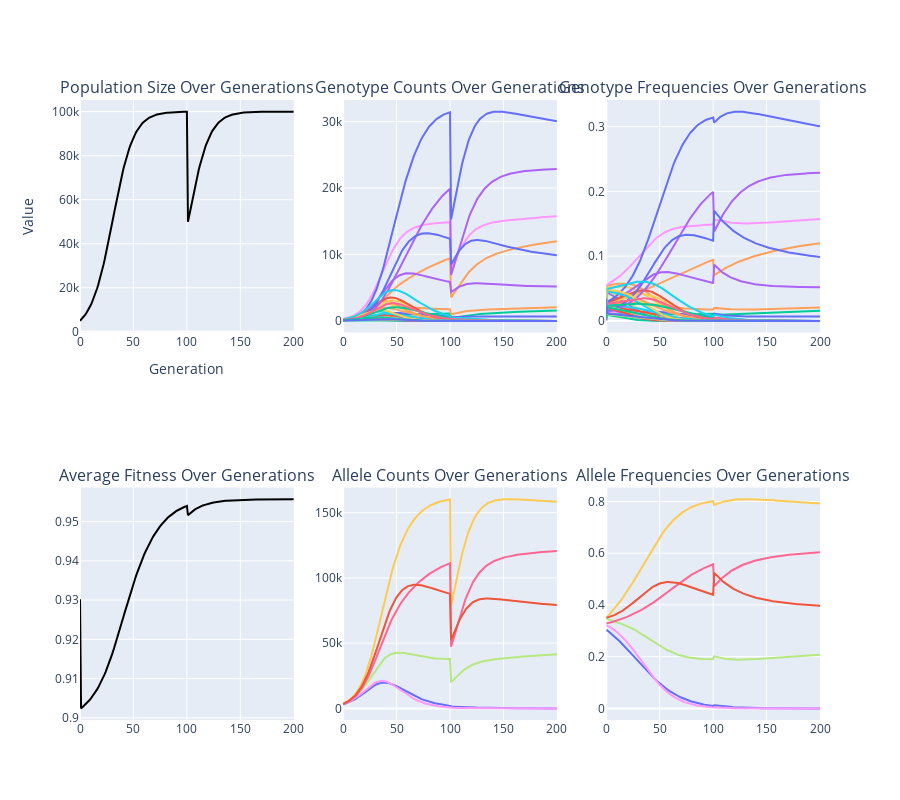

The cell this chart's notebook holds for it:
### Code cell
# 2 locus, 3 alleles each (Randomly generated, not HW equilibrium)

generations=200
growth_rate=0.1
drift=0
carrying_capacity = 100000
bottleneck_yr=100
bottleneck_pop=50000

# Randomly generate genotype data
num_loci = 2
num_alleles = 3
population_size = 10000
random_seed = None
genotype_counts, genotype_fitness = generate_genotype_data(num_loci, num_alleles, population_size, random_seed)

mutations=None

next_genotype_frequencies(generations,
                          genotype_counts,
                          genotype_fitness,
                          growth_rate,
                          carrying_capacity,
                          drift,
                          mutations,
                          bottleneck_yr,
                          bottleneck_pop)

# Print genotype counts and fitness
print("Genotype Counts:")
for genotype, count in genotype_counts.items():
    print(f"{genotype}: {count}")

print("\nGenotype Fitness:")
for genotype, fitness in genotype_fitness.items():
    print(f"{genotype}: {fitness}")

### Figure 1 — Plotly figure (JSON) as saved in the notebook; plotly's stock layout.template omitted (floating-point values rounded to 4 significant figures; data arrays with more than 128 entries replaced by an {"elided": "..."} marker saying what was removed)
{"data": [{"hoverinfo": "text", "line": {"color": "black"}, "mode": "lines", "name": "Population Size", "showlegend": false, "text": {"elided": "201 str values"}, "type": "scatter", "x": {"elided": "201 int values"}, "xaxis": "x", "y": {"elided": "201 float values"}, "yaxis": "y"}, {"hoverinfo": "text", "line": {"color": "#19D3F3"}, "mode": "lines", "name": "A1A1, B1B1", "showlegend": false, "text": {"elided": "201 str values"}, "type": "scatter", "x": {"elided": "201 int values"}, "xaxis": "x2", "y": {"elided": "201 int values"}, "yaxis": "y2"}, {"hoverinfo": "text", "line": {"color": "#FF6692"}, "mode": "lines", "name": "A1A1, B1B2", "showlegend": false, "text": {"elided": "201 str values"}, "type": "scatter", "x": {"elided": "201 int values"}, "xaxis": "x2", "y": {"elided": "201 int values"}, "yaxis": "y2"}, {"hoverinfo": "text", "line": {"color": "#EF553B"}, "mode": "lines", "name": "A1A1, B1B3", "showlegend": false, "text": {"elided": "201 str values"}, "type": "scatter", "x": {"elided": "201 int values"}, "xaxis": "x2", "y": {"elided": "201 int values"}, "yaxis": "y2"}, {"hoverinfo": "text", "line": {"color": "#00CC96"}, "mode": "lines", "name": "A1A1, B2B2", "showlegend": false, "text": {"elided": "201 str values"}, "type": "scatter", "x": {"elided": "201 int values"}, "xaxis": "x2", "y": {"elided": "201 int values"}, "yaxis": "y2"}, {"hoverinfo": "text", "line": {"color": "#FFA15A"}, "mode": "lines", "name": "A1A1, B2B3", "showlegend": false, "text": {"elided": "201 str values"}, "type": "scatter", "x": {"elided": "201 int values"}, "xaxis": "x2", "y": {"elided": "201 int values"}, "yaxis": "y2"}, {"hoverinfo": "text", "line": {"color": "#636EFA"}, "mode": "lines", "name": "A1A1, B3B3", "showlegend": false, "text": {"elided": "201 str values"}, "type": "scatter", "x": {"elided": "201 int values"}, "xaxis": "x2", "y": {"elided": "201 int values"}, "yaxis": "y2"}, {"hoverinfo": "text", "line": {"color": "#FF97FF"}, "mode": "lines", "name": "A1A2, B1B1", "showlegend": false, "text": {"elided": "201 str values"}, "type": "scatter", "x": {"elided": "201 int values"}, "xaxis": "x2", "y": {"elided": "201 int values"}, "yaxis": "y2"}, {"hoverinfo": "text", "line": {"color": "#FECB52"}, "mode": "lines", "name": "A1A2, B1B2", "showlegend": false, "text": {"elided": "201 str values"}, "type": "scatter", "x": {"elided": "201 int values"}, "xaxis": "x2", "y": {"elided": "201 int values"}, "yaxis": "y2"}, {"hoverinfo": "text", "line": {"color": "#FFA15A"}, "mode": "lines", "name": "A1A2, B1B3", "showlegend": false, "text": {"elided": "201 str values"}, "type": "scatter", "x": {"elided": "201 int values"}, "xaxis": "x2", "y": {"elided": "201 int values"}, "yaxis": "y2"}, {"hoverinfo": "text", "line": {"color": "#FFA15A"}, "mode": "lines", "name": "A1A2, B2B2", "showlegend": false, "text": {"elided": "201 str values"}, "type": "scatter", "x": {"elided": "201 int values"}, "xaxis": "x2", "y": {"elided": "201 int values"}, "yaxis": "y2"}, {"hoverinfo": "text", "line": {"color": "#FF97FF"}, "mode": "lines", "name": "A1A2, B2B3", "showlegend": false, "text": {"elided": "201 str values"}, "type": "scatter", "x": {"elided": "201 int values"}, "xaxis": "x2", "y": {"elided": "201 int values"}, "yaxis": "y2"}, {"hoverinfo": "text", "line": {"color": "#AB63FA"}, "mode": "lines", "name": "A1A2, B3B3", "showlegend": false, "text": {"elided": "201 str values"}, "type": "scatter", "x": {"elided": "201 int values"}, "xaxis": "x2", "y": {"elided": "201 int values"}, "yaxis": "y2"}, {"hoverinfo": "text", "line": {"color": "#FF6692"}, "mode": "lines", "name": "A1A3, B1B1", "showlegend": false, "text": {"elided": "201 str values"}, "type": "scatter", "x": {"elided": "201 int values"}, "xaxis": "x2", "y": {"elided": "201 int values"}, "yaxis": "y2"}, {"hoverinfo": "text", "line": {"color": "#AB63FA"}, "mode": "lines", "name": "A1A3, B1B2", "showlegend": false, "text": {"elided": "201 str values"}, "type": "scatter", "x": {"elided": "201 int values"}, "xaxis": "x2", "y": {"elided": "201 int values"}, "yaxis": "y2"}, {"hoverinfo": "text", "line": {"color": "#B6E880"}, "mode": "lines", "name": "A1A3, B1B3", "showlegend": false, "text": {"elided": "201 str values"}, "type": "scatter", "x": {"elided": "201 int values"}, "xaxis": "x2", "y": {"elided": "201 int values"}, "yaxis": "y2"}, {"hoverinfo": "text", "line": {"color": "#EF553B"}, "mode": "lines", "name": "A1A3, B2B2", "showlegend": false, "text": {"elided": "201 str values"}, "type": "scatter", "x": {"elided": "201 int values"}, "xaxis": "x2", "y": {"elided": "201 int values"}, "yaxis": "y2"}, {"hoverinfo": "text", "line": {"color": "#FFA15A"}, "mode": "lines", "name": "A1A3, B2B3", "showlegend": false, "text": {"elided": "201 str values"}, "type": "scatter", "x": {"elided": "201 int values"}, "xaxis": "x2", "y": {"elided": "201 int values"}, "yaxis": "y2"}, {"hoverinfo": "text", "line": {"color": "#19D3F3"}, "mode": "lines", "name": "A1A3, B3B3", "showlegend": false, "text": {"elided": "201 str values"}, "type": "scatter", "x": {"elided": "201 int values"}, "xaxis": "x2", "y": {"elided": "201 int values"}, "yaxis": "y2"}, {"hoverinfo": "text", "line": {"color": "#FF97FF"}, "mode": "lines", "name": "A2A2, B1B1", "showlegend": false, "text": {"elided": "201 str values"}, "type": "scatter", "x": {"elided": "201 int values"}, "xaxis": "x2", "y": {"elided": "201 int values"}, "yaxis": "y2"}, {"hoverinfo": "text", "line": {"color": "#FECB52"}, "mode": "lines", "name": "A2A2, B1B2", "showlegend": false, "text": {"elided": "201 str values"}, "type": "scatter", "x": {"elided": "201 int values"}, "xaxis": "x2", "y": {"elided": "201 int values"}, "yaxis": "y2"}, {"hoverinfo": "text", "line": {"color": "#EF553B"}, "mode": "lines", "name": "A2A2, B1B3", "showlegend": false, "text": {"elided": "201 str values"}, "type": "scatter", "x": {"elided": "201 int values"}, "xaxis": "x2", "y": {"elided": "201 int values"}, "yaxis": "y2"}, {"hoverinfo": "text", "line": {"color": "#AB63FA"}, "mode": "lines", "name": "A2A2, B2B2", "showlegend": false, "text": {"elided": "201 str values"}, "type": "scatter", "x": {"elided": "201 int values"}, "xaxis": "x2", "y": {"elided": "201 int values"}, "yaxis": "y2"}, {"hoverinfo": "text", "line": {"color": "#636EFA"}, "mode": "lines", "name": "A2A2, B2B3", "showlegend": false, "text": {"elided": "201 str values"}, "type": "scatter", "x": {"elided": "201 int values"}, "xaxis": "x2", "y": {"elided": "201 int values"}, "yaxis": "y2"}, {"hoverinfo": "text", "line": {"color": "#636EFA"}, "mode": "lines", "name": "A2A2, B3B3", "showlegend": false, "text": {"elided": "201 str values"}, "type": "scatter", "x": {"elided": "201 int values"}, "xaxis": "x2", "y": {"elided": "201 int values"}, "yaxis": "y2"}, {"hoverinfo": "text", "line": {"color": "#B6E880"}, "mode": "lines", "name": "A2A3, B1B1", "showlegend": false, "text": {"elided": "201 str values"}, "type": "scatter", "x": {"elided": "201 int values"}, "xaxis": "x2", "y": {"elided": "201 int values"}, "yaxis": "y2"}, {"hoverinfo": "text", "line": {"color": "#19D3F3"}, "mode": "lines", "name": "A2A3, B1B2", "showlegend": false, "text": {"elided": "201 str values"}, "type": "scatter", "x": {"elided": "201 int values"}, "xaxis": "x2", "y": {"elided": "201 int values"}, "yaxis": "y2"}, {"hoverinfo": "text", "line": {"color": "#FECB52"}, "mode": "lines", "name": "A2A3, B1B3", "showlegend": false, "text": {"elided": "201 str values"}, "type": "scatter", "x": {"elided": "201 int values"}, "xaxis": "x2", "y": {"elided": "201 int values"}, "yaxis": "y2"}, {"hoverinfo": "text", "line": {"color": "#00CC96"}, "mode": "lines", "name": "A2A3, B2B2", "showlegend": false, "text": {"elided": "201 str values"}, "type": "scatter", "x": {"elided": "201 int values"}, "xaxis": "x2", "y": {"elided": "201 int values"}, "yaxis": "y2"}, {"hoverinfo": "text", "line": {"color": "#19D3F3"}, "mode": "lines", "name": "A2A3, B2B3", "showlegend": false, "text": {"elided": "201 str values"}, "type": "scatter", "x": {"elided": "201 int values"}, "xaxis": "x2", "y": {"elided": "201 int values"}, "yaxis": "y2"}, {"hoverinfo": "text", "line": {"color": "#FF6692"}, "mode": "lines", "name": "A2A3, B3B3", "showlegend": false, "text": {"elided": "201 str values"}, "type": "scatter", "x": {"elided": "201 int values"}, "xaxis": "x2", "y": {"elided": "201 int values"}, "yaxis": "y2"}, {"hoverinfo": "text", "line": {"color": "#00CC96"}, "mode": "lines", "name": "A3A3, B1B1", "showlegend": false, "text": {"elided": "201 str values"}, "type": "scatter", "x": {"elided": "201 int values"}, "xaxis": "x2", "y": {"elided": "201 int values"}, "yaxis": "y2"}, {"hoverinfo": "text", "line": {"color": "#AB63FA"}, "mode": "lines", "name": "A3A3, B1B2", "showlegend": false, "text": {"elided": "201 str values"}, "type": "scatter", "x": {"elided": "201 int values"}, "xaxis": "x2", "y": {"elided": "201 int values"}, "yaxis": "y2"}, {"hoverinfo": "text", "line": {"color": "#EF553B"}, "mode": "lines", "name": "A3A3, B1B3", "showlegend": false, "text": {"elided": "201 str values"}, "type": "scatter", "x": {"elided": "201 int values"}, "xaxis": "x2", "y": {"elided": "201 int values"}, "yaxis": "y2"}, {"hoverinfo": "text", "line": {"color": "#B6E880"}, "mode": "lines", "name": "A3A3, B2B2", "showlegend": false, "text": {"elided": "201 str values"}, "type": "scatter", "x": {"elided": "201 int values"}, "xaxis": "x2", "y": {"elided": "201 int values"}, "yaxis": "y2"}, {"hoverinfo": "text", "line": {"color": "#00CC96"}, "mode": "lines", "name": "A3A3, B2B3", "showlegend": false, "text": {"elided": "201 str values"}, "type": "scatter", "x": {"elided": "201 int values"}, "xaxis": "x2", "y": {"elided": "201 int values"}, "yaxis": "y2"}, {"hoverinfo": "text", "line": {"color": "#636EFA"}, "mode": "lines", "name": "A3A3, B3B3", "showlegend": false, "text": {"elided": "201 str values"}, "type": "scatter", "x": {"elided": "201 int values"}, "xaxis": "x2", "y": {"elided": "201 int values"}, "yaxis": "y2"}, {"hoverinfo": "text", "line": {"color": "#19D3F3"}, "mode": "lines", "name": "A1A1, B1B1", "showlegend": false, "text": {"elided": "201 str values"}, "type": "scatter", "x": {"elided": "201 int values"}, "xaxis": "x3", "y": {"elided": "201 float values"}, "yaxis": "y3"}, {"hoverinfo": "text", "line": {"color": "#FF6692"}, "mode": "lines", "name": "A1A1, B1B2", "showlegend": false, "text": {"elided": "201 str values"}, "type": "scatter", "x": {"elided": "201 int values"}, "xaxis": "x3", "y": {"elided": "201 float values"}, "yaxis": "y3"}, {"hoverinfo": "text", "line": {"color": "#EF553B"}, "mode": "lines", "name": "A1A1, B1B3", "showlegend": false, "text": {"elided": "201 str values"}, "type": "scatter", "x": {"elided": "201 int values"}, "xaxis": "x3", "y": {"elided": "201 float values"}, "yaxis": "y3"}, {"hoverinfo": "text", "line": {"color": "#00CC96"}, "mode": "lines", "name": "A1A1, B2B2", "showlegend": false, "text": {"elided": "201 str values"}, "type": "scatter", "x": {"elided": "201 int values"}, "xaxis": "x3", "y": {"elided": "201 float values"}, "yaxis": "y3"}, {"hoverinfo": "text", "line": {"color": "#FFA15A"}, "mode": "lines", "name": "A1A1, B2B3", "showlegend": false, "text": {"elided": "201 str values"}, "type": "scatter", "x": {"elided": "201 int values"}, "xaxis": "x3", "y": {"elided": "201 float values"}, "yaxis": "y3"}, {"hoverinfo": "text", "line": {"color": "#636EFA"}, "mode": "lines", "name": "A1A1, B3B3", "showlegend": false, "text": {"elided": "201 str values"}, "type": "scatter", "x": {"elided": "201 int values"}, "xaxis": "x3", "y": {"elided": "201 float values"}, "yaxis": "y3"}, {"hoverinfo": "text", "line": {"color": "#FF97FF"}, "mode": "lines", "name": "A1A2, B1B1", "showlegend": false, "text": {"elided": "201 str values"}, "type": "scatter", "x": {"elided": "201 int values"}, "xaxis": "x3", "y": {"elided": "201 float values"}, "yaxis": "y3"}, {"hoverinfo": "text", "line": {"color": "#FECB52"}, "mode": "lines", "name": "A1A2, B1B2", "showlegend": false, "text": {"elided": "201 str values"}, "type": "scatter", "x": {"elided": "201 int values"}, "xaxis": "x3", "y": {"elided": "201 float values"}, "yaxis": "y3"}, {"hoverinfo": "text", "line": {"color": "#FFA15A"}, "mode": "lines", "name": "A1A2, B1B3", "showlegend": false, "text": {"elided": "201 str values"}, "type": "scatter", "x": {"elided": "201 int values"}, "xaxis": "x3", "y": {"elided": "201 float values"}, "yaxis": "y3"}, {"hoverinfo": "text", "line": {"color": "#FFA15A"}, "mode": "lines", "name": "A1A2, B2B2", "showlegend": false, "text": {"elided": "201 str values"}, "type": "scatter", "x": {"elided": "201 int values"}, "xaxis": "x3", "y": {"elided": "201 float values"}, "yaxis": "y3"}, {"hoverinfo": "text", "line": {"color": "#FF97FF"}, "mode": "lines", "name": "A1A2, B2B3", "showlegend": false, "text": {"elided": "201 str values"}, "type": "scatter", "x": {"elided": "201 int values"}, "xaxis": "x3", "y": {"elided": "201 float values"}, "yaxis": "y3"}, {"hoverinfo": "text", "line": {"color": "#AB63FA"}, "mode": "lines", "name": "A1A2, B3B3", "showlegend": false, "text": {"elided": "201 str values"}, "type": "scatter", "x": {"elided": "201 int values"}, "xaxis": "x3", "y": {"elided": "201 float values"}, "yaxis": "y3"}, {"hoverinfo": "text", "line": {"color": "#FF6692"}, "mode": "lines", "name": "A1A3, B1B1", "showlegend": false, "text": {"elided": "201 str values"}, "type": "scatter", "x": {"elided": "201 int values"}, "xaxis": "x3", "y": {"elided": "201 float values"}, "yaxis": "y3"}, {"hoverinfo": "text", "line": {"color": "#AB63FA"}, "mode": "lines", "name": "A1A3, B1B2", "showlegend": false, "text": {"elided": "201 str values"}, "type": "scatter", "x": {"elided": "201 int values"}, "xaxis": "x3", "y": {"elided": "201 float values"}, "yaxis": "y3"}, {"hoverinfo": "text", "line": {"color": "#B6E880"}, "mode": "lines", "name": "A1A3, B1B3", "showlegend": false, "text": {"elided": "201 str values"}, "type": "scatter", "x": {"elided": "201 int values"}, "xaxis": "x3", "y": {"elided": "201 float values"}, "yaxis": "y3"}, {"hoverinfo": "text", "line": {"color": "#EF553B"}, "mode": "lines", "name": "A1A3, B2B2", "showlegend": false, "text": {"elided": "201 str values"}, "type": "scatter", "x": {"elided": "201 int values"}, "xaxis": "x3", "y": {"elided": "201 float values"}, "yaxis": "y3"}, {"hoverinfo": "text", "line": {"color": "#FFA15A"}, "mode": "lines", "name": "A1A3, B2B3", "showlegend": false, "text": {"elided": "201 str values"}, "type": "scatter", "x": {"elided": "201 int values"}, "xaxis": "x3", "y": {"elided": "201 float values"}, "yaxis": "y3"}, {"hoverinfo": "text", "line": {"color": "#19D3F3"}, "mode": "lines", "name": "A1A3, B3B3", "showlegend": false, "text": {"elided": "201 str values"}, "type": "scatter", "x": {"elided": "201 int values"}, "xaxis": "x3", "y": {"elided": "201 float values"}, "yaxis": "y3"}, {"hoverinfo": "text", "line": {"color": "#FF97FF"}, "mode": "lines", "name": "A2A2, B1B1", "showlegend": false, "text": {"elided": "201 str values"}, "type": "scatter", "x": {"elided": "201 int values"}, "xaxis": "x3", "y": {"elided": "201 float values"}, "yaxis": "y3"}, {"hoverinfo": "text", "line": {"color": "#FECB52"}, "mode": "lines", "name": "A2A2, B1B2", "showlegend": false, "text": {"elided": "201 str values"}, "type": "scatter", "x": {"elided": "201 int values"}, "xaxis": "x3", "y": {"elided": "201 float values"}, "yaxis": "y3"}, {"hoverinfo": "text", "line": {"color": "#EF553B"}, "mode": "lines", "name": "A2A2, B1B3", "showlegend": false, "text": {"elided": "201 str values"}, "type": "scatter", "x": {"elided": "201 int values"}, "xaxis": "x3", "y": {"elided": "201 float values"}, "yaxis": "y3"}, {"hoverinfo": "text", "line": {"color": "#AB63FA"}, "mode": "lines", "name": "A2A2, B2B2", "showlegend": false, "text": {"elided": "201 str values"}, "type": "scatter", "x": {"elided": "201 int values"}, "xaxis": "x3", "y": {"elided": "201 float values"}, "yaxis": "y3"}, {"hoverinfo": "text", "line": {"color": "#636EFA"}, "mode": "lines", "name": "A2A2, B2B3", "showlegend": false, "text": {"elided": "201 str values"}, "type": "scatter", "x": {"elided": "201 int values"}, "xaxis": "x3", "y": {"elided": "201 float values"}, "yaxis": "y3"}, {"hoverinfo": "text", "line": {"color": "#636EFA"}, "mode": "lines", "name": "A2A2, B3B3", "showlegend": false, "text": {"elided": "201 str values"}, "type": "scatter", "x": {"elided": "201 int values"}, "xaxis": "x3", "y": {"elided": "201 float values"}, "yaxis": "y3"}, {"hoverinfo": "text", "line": {"color": "#B6E880"}, "mode": "lines", "name": "A2A3, B1B1", "showlegend": false, "text": {"elided": "201 str values"}, "type": "scatter", "x": {"elided": "201 int values"}, "xaxis": "x3", "y": {"elided": "201 float values"}, "yaxis": "y3"}, {"hoverinfo": "text", "line": {"color": "#19D3F3"}, "mode": "lines", "name": "A2A3, B1B2", "showlegend": false, "text": {"elided": "201 str values"}, "type": "scatter", "x": {"elided": "201 int values"}, "xaxis": "x3", "y": {"elided": "201 float values"}, "yaxis": "y3"}, {"hoverinfo": "text", "line": {"color": "#FECB52"}, "mode": "lines", "name": "A2A3, B1B3", "showlegend": false, "text": {"elided": "201 str values"}, "type": "scatter", "x": {"elided": "201 int values"}, "xaxis": "x3", "y": {"elided": "201 float values"}, "yaxis": "y3"}, {"hoverinfo": "text", "line": {"color": "#00CC96"}, "mode": "lines", "name": "A2A3, B2B2", "showlegend": false, "text": {"elided": "201 str values"}, "type": "scatter", "x": {"elided": "201 int values"}, "xaxis": "x3", "y": {"elided": "201 float values"}, "yaxis": "y3"}, {"hoverinfo": "text", "line": {"color": "#19D3F3"}, "mode": "lines", "name": "A2A3, B2B3", "showlegend": false, "text": {"elided": "201 str values"}, "type": "scatter", "x": {"elided": "201 int values"}, "xaxis": "x3", "y": {"elided": "201 float values"}, "yaxis": "y3"}, {"hoverinfo": "text", "line": {"color": "#FF6692"}, "mode": "lines", "name": "A2A3, B3B3", "showlegend": false, "text": {"elided": "201 str values"}, "type": "scatter", "x": {"elided": "201 int values"}, "xaxis": "x3", "y": {"elided": "201 float values"}, "yaxis": "y3"}, {"hoverinfo": "text", "line": {"color": "#00CC96"}, "mode": "lines", "name": "A3A3, B1B1", "showlegend": false, "text": {"elided": "201 str values"}, "type": "scatter", "x": {"elided": "201 int values"}, "xaxis": "x3", "y": {"elided": "201 float values"}, "yaxis": "y3"}, {"hoverinfo": "text", "line": {"color": "#AB63FA"}, "mode": "lines", "name": "A3A3, B1B2", "showlegend": false, "text": {"elided": "201 str values"}, "type": "scatter", "x": {"elided": "201 int values"}, "xaxis": "x3", "y": {"elided": "201 float values"}, "yaxis": "y3"}, {"hoverinfo": "text", "line": {"color": "#EF553B"}, "mode": "lines", "name": "A3A3, B1B3", "showlegend": false, "text": {"elided": "201 str values"}, "type": "scatter", "x": {"elided": "201 int values"}, "xaxis": "x3", "y": {"elided": "201 float values"}, "yaxis": "y3"}, {"hoverinfo": "text", "line": {"color": "#B6E880"}, "mode": "lines", "name": "A3A3, B2B2", "showlegend": false, "text": {"elided": "201 str values"}, "type": "scatter", "x": {"elided": "201 int values"}, "xaxis": "x3", "y": {"elided": "201 float values"}, "yaxis": "y3"}, {"hoverinfo": "text", "line": {"color": "#00CC96"}, "mode": "lines", "name": "A3A3, B2B3", "showlegend": false, "text": {"elided": "201 str values"}, "type": "scatter", "x": {"elided": "201 int values"}, "xaxis": "x3", "y": {"elided": "201 float values"}, "yaxis": "y3"}, {"hoverinfo": "text", "line": {"color": "#636EFA"}, "mode": "lines", "name": "A3A3, B3B3", "showlegend": false, "text": {"elided": "201 str values"}, "type": "scatter", "x": {"elided": "201 int values"}, "xaxis": "x3", "y": {"elided": "201 float values"}, "yaxis": "y3"}, {"hoverinfo": "text", "line": {"color": "black"}, "mode": "lines", "name": "Average Fitness", "showlegend": false, "text": {"elided": "201 str values"}, "type": "scatter", "x": {"elided": "201 int values"}, "xaxis": "x4", "y": {"elided": "201 float values"}, "yaxis": "y4"}, {"hoverinfo": "text", "line": {"color": "#B6E880"}, "mode": "lines", "name": "A1", "showlegend": false, "text": {"elided": "201 str values"}, "type": "scatter", "x": {"elided": "201 int values"}, "xaxis": "x5", "y": {"elided": "201 int values"}, "yaxis": "y5"}, {"hoverinfo": "text", "line": {"color": "#FECB52"}, "mode": "lines", "name": "A2", "showlegend": false, "text": {"elided": "201 str values"}, "type": "scatter", "x": {"elided": "201 int values"}, "xaxis": "x5", "y": {"elided": "201 int values"}, "yaxis": "y5"}, {"hoverinfo": "text", "line": {"color": "#636EFA"}, "mode": "lines", "name": "A3", "showlegend": false, "text": {"elided": "201 str values"}, "type": "scatter", "x": {"elided": "201 int values"}, "xaxis": "x5", "y": {"elided": "201 int values"}, "yaxis": "y5"}, {"hoverinfo": "text", "line": {"color": "#FF97FF"}, "mode": "lines", "name": "B1", "showlegend": false, "text": {"elided": "201 str values"}, "type": "scatter", "x": {"elided": "201 int values"}, "xaxis": "x5", "y": {"elided": "201 int values"}, "yaxis": "y5"}, {"hoverinfo": "text", "line": {"color": "#FF6692"}, "mode": "lines", "name": "B2", "showlegend": false, "text": {"elided": "201 str values"}, "type": "scatter", "x": {"elided": "201 int values"}, "xaxis": "x5", "y": {"elided": "201 int values"}, "yaxis": "y5"}, {"hoverinfo": "text", "line": {"color": "#EF553B"}, "mode": "lines", "name": "B3", "showlegend": false, "text": {"elided": "201 str values"}, "type": "scatter", "x": {"elided": "201 int values"}, "xaxis": "x5", "y": {"elided": "201 int values"}, "yaxis": "y5"}, {"hoverinfo": "text", "line": {"color": "#B6E880"}, "mode": "lines", "name": "A1", "showlegend": false, "text": {"elided": "201 str values"}, "type": "scatter", "x": {"elided": "201 int values"}, "xaxis": "x6", "y": {"elided": "201 float values"}, "yaxis": "y6"}, {"hoverinfo": "text", "line": {"color": "#FECB52"}, "mode": "lines", "name": "A2", "showlegend": false, "text": {"elided": "201 str values"}, "type": "scatter", "x": {"elided": "201 int values"}, "xaxis": "x6", "y": {"elided": "201 float values"}, "yaxis": "y6"}, {"hoverinfo": "text", "line": {"color": "#636EFA"}, "mode": "lines", "name": "A3", "showlegend": false, "text": {"elided": "201 str values"}, "type": "scatter", "x": {"elided": "201 int values"}, "xaxis": "x6", "y": {"elided": "201 float values"}, "yaxis": "y6"}, {"hoverinfo": "text", "line": {"color": "#FF97FF"}, "mode": "lines", "name": "B1", "showlegend": false, "text": {"elided": "201 str values"}, "type": "scatter", "x": {"elided": "201 int values"}, "xaxis": "x6", "y": {"elided": "201 float values"}, "yaxis": "y6"}, {"hoverinfo": "text", "line": {"color": "#FF6692"}, "mode": "lines", "name": "B2", "showlegend": false, "text": {"elided": "201 str values"}, "type": "scatter", "x": {"elided": "201 int values"}, "xaxis": "x6", "y": {"elided": "201 float values"}, "yaxis": "y6"}, {"hoverinfo": "text", "line": {"color": "#EF553B"}, "mode": "lines", "name": "B3", "showlegend": false, "text": {"elided": "201 str values"}, "type": "scatter", "x": {"elided": "201 int values"}, "xaxis": "x6", "y": {"elided": "201 float values"}, "yaxis": "y6"}], "layout": {"annotations": [{"font": {"size": 16}, "showarrow": false, "text": "Population Size Over Generations", "x": 0.1444, "xanchor": "center", "xref": "paper", "y": 1, "yanchor": "bottom", "yref": "paper"}, {"font": {"size": 16}, "showarrow": false, "text": "Genotype Counts Over Generations", "x": 0.5, "xanchor": "center", "xref": "paper", "y": 1, "yanchor": "bottom", "yref": "paper"}, {"font": {"size": 16}, "showarrow": false, "text": "Genotype Frequencies Over Generations", "x": 0.8556, "xanchor": "center", "xref": "paper", "y": 1, "yanchor": "bottom", "yref": "paper"}, {"font": {"size": 16}, "showarrow": false, "text": "Average Fitness Over Generations", "x": 0.1444, "xanchor": "center", "xref": "paper", "y": 0.375, "yanchor": "bottom", "yref": "paper"}, {"font": {"size": 16}, "showarrow": false, "text": "Allele Counts Over Generations", "x": 0.5, "xanchor": "center", "xref": "paper", "y": 0.375, "yanchor": "bottom", "yref": "paper"}, {"font": {"size": 16}, "showarrow": false, "text": "Allele Frequencies Over Generations", "x": 0.8556, "xanchor": "center", "xref": "paper", "y": 0.375, "yanchor": "bottom", "yref": "paper"}], "height": 800, "hovermode": "closest", "xaxis": {"anchor": "y", "domain": [0, 0.2889], "title": {"text": "Generation"}}, "xaxis2": {"anchor": "y2", "domain": [0.3556, 0.6444]}, "xaxis3": {"anchor": "y3", "domain": [0.7111, 1]}, "xaxis4": {"anchor": "y4", "domain": [0, 0.2889]}, "xaxis5": {"anchor": "y5", "domain": [0.3556, 0.6444]}, "xaxis6": {"anchor": "y6", "domain": [0.7111, 1]}, "yaxis": {"anchor": "x", "domain": [0.625, 1], "title": {"text": "Value"}}, "yaxis2": {"anchor": "x2", "domain": [0.625, 1]}, "yaxis3": {"anchor": "x3", "domain": [0.625, 1]}, "yaxis4": {"anchor": "x4", "domain": [0, 0.375]}, "yaxis5": {"anchor": "x5", "domain": [0, 0.375]}, "yaxis6": {"anchor": "x6", "domain": [0, 0.375]}}}
